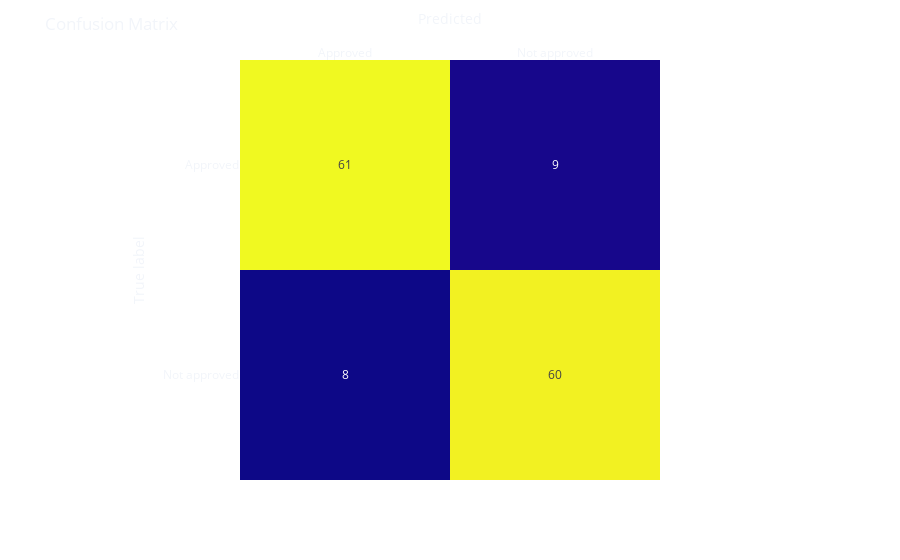

Source (notebook cell):
### Code cell
fig = px.imshow(matrix.reshape(2, 2),
                labels=dict(x="Predicted", y="True label"),
                x=['Approved', 'Not approved'],
                y=['Approved', 'Not approved'],
                text_auto=True
                )
fig.update_xaxes(side='top')
fig.update_layout(template='plotly_dark',
                  title='Confusion Matrix',
                  coloraxis_showscale=False,
                  paper_bgcolor='rgba(0, 0, 0, 0)',
                  plot_bgcolor='rgba(0, 0, 0, 0)')
fig.show()

### Figure 1 — Plotly figure (JSON) as saved in the notebook; plotly's stock layout.template omitted (floating-point values rounded to 4 significant figures)
{"data": [{"coloraxis": "coloraxis", "hovertemplate": "Predicted: %{x}<br>True label: %{y}<br>color: %{z}<extra></extra>", "name": "0", "texttemplate": "%{z}", "type": "heatmap", "x": ["Approved", "Not approved"], "xaxis": "x", "y": ["Approved", "Not approved"], "yaxis": "y", "z": [[61, 9], [8, 60]]}], "layout": {"coloraxis": {"colorscale": [[0, "#0d0887"], [0.1111, "#46039f"], [0.2222, "#7201a8"], [0.3333, "#9c179e"], [0.4444, "#bd3786"], [0.5556, "#d8576b"], [0.6667, "#ed7953"], [0.7778, "#fb9f3a"], [0.8889, "#fdca26"], [1, "#f0f921"]], "showscale": false}, "margin": {"t": 60}, "paper_bgcolor": "rgba(0, 0, 0, 0)", "plot_bgcolor": "rgba(0, 0, 0, 0)", "title": {"text": "Confusion Matrix"}, "xaxis": {"anchor": "y", "constrain": "domain", "domain": [0, 1], "scaleanchor": "y", "side": "top", "title": {"text": "Predicted"}}, "yaxis": {"anchor": "x", "autorange": "reversed", "constrain": "domain", "domain": [0, 1], "title": {"text": "True label"}}}}
